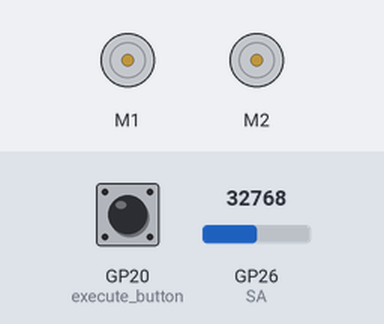
Bench run of a program on a simulated Raspberry Pi Pico running CircuitPython. Parts: 2 × DC motor (green arrow = forward, orange = backward, longer = faster). The test bench sets the inputs (shaded band); at power-on: GP20 (execute_button) HIGH, GP26 (SA) = 32768 (analog values on the 0–65535 scale). What the program prints to the serial console is not drawn.

Above: at 1.2 s.
1.3 s: GP20 (execute_button) pulled LOW for 0.15 s
2.9 s: GP26 (SA) set to 45874
At 4.1 s:
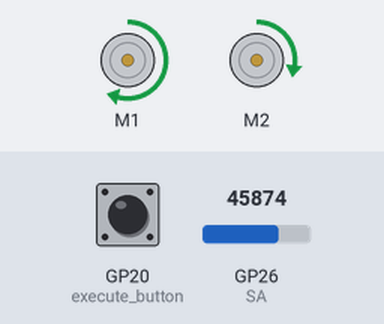
4.4 s: GP26 (SA) set to 55664
5.9 s: GP26 (SA) set to 57024
At 7.1 s:
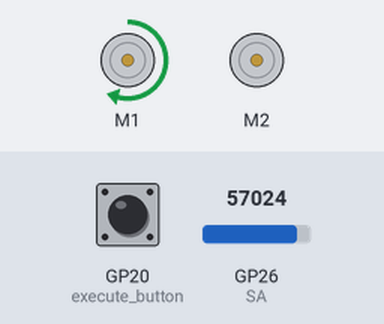
7.4 s: GP26 (SA) set to 19660
At 8.6 s:
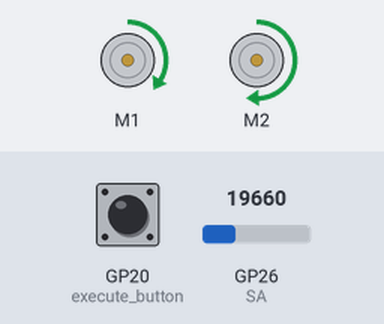
8.9 s: GP26 (SA) set to 17056
10.4 s: GP26 (SA) set to 14720
At 11.0 s:
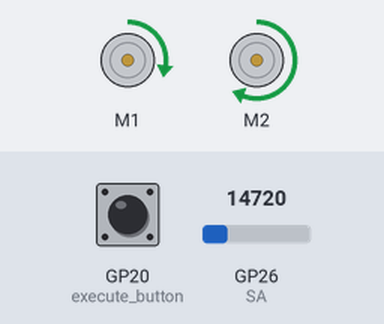
Timing chart, 0 to 12.9 s (numbered marks = the images above; inputs shaded):
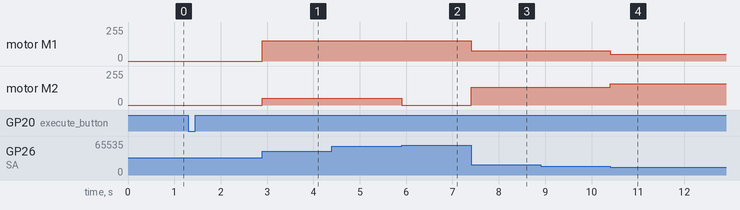

The program:

04_Line_Following.py
```python
'''
Maker Line Following Robot

Reference:
    - https://my.cytron.io/p-maker-line-simplifying-line-sensor-for-beginner
'''
import time
import board
import analogio
import digitalio
import pwmio
from adafruit_motor import motor

# Left Motor
PWM_M1A = board.GP8
PWM_M1B = board.GP9
# Right Motor
PWM_M2A = board.GP10
PWM_M2B = board.GP11

# DC motor setup
pwm_1a = pwmio.PWMOut(PWM_M1A, frequency=10000)
pwm_1b = pwmio.PWMOut(PWM_M1B, frequency=10000)
motorL = motor.DCMotor(pwm_1a, pwm_1b)
pwm_2a = pwmio.PWMOut(PWM_M2A, frequency=10000)
pwm_2b = pwmio.PWMOut(PWM_M2B, frequency=10000)
motorR = motor.DCMotor(pwm_2a, pwm_2b)

# Sensors
SA = analogio.AnalogIn(board.GP26)

# Button setup
execute_button = digitalio.DigitalInOut(board.GP20)
execute_button.direction = digitalio.Direction.INPUT
execute_button.pull = digitalio.Pull.UP

def Robot_Movement(sL, sR):
    motorL.throttle = sL
    motorR.throttle = sR

print("Press GP20 button to start...")

while True:
    if not execute_button.value:  # Button pressed (active low)
        print("Button pressed! Starting line-following robot...")
        while True:
            an = (SA.value * 3.3) / 65536
            print(an)

            if 1.4 < an < 1.5:  # 1.4 - 1.7v
                print("move forward")
                Robot_Movement(0.5, 0.53)
            elif 1.8 < an < 2.2:  # 1.7 - 2.2v
                Robot_Movement(0.5, 0.3)
            elif 0.8 < an < 1.4:  # 0.8 - 1.4v
                Robot_Movement(0.3, 0.53)
            elif 2.2 < an < 2.85:  # 2.2 - 2.85v
                Robot_Movement(0.6, 0.2)
            elif 0.4 < an < 0.8:  # 0.6 - 0.8v
                Robot_Movement(0.2, 0.63)
            elif 2.85 < an < 3.0:  # 2.85 - 3.0v
                Robot_Movement(0.6, 0)
            elif 0.3 < an < 0.4:  # 0.3 - 0.4v
                Robot_Movement(0, 0.64)
            elif an < 0.3 or an > 3:  # <0.3v or >3V
                # Continue without movement
                continue
```

Measured:
- the behaviour switches between 56592 and 56608 on GP26 (SA) (found by bisection; images 1 and 2)
- after the input at 2.9 s, motor M1: stopped → forward 153/255 at once; motor M2: stopped → forward 51/255 at once
- after the input at 5.9 s, motor M2: forward 51/255 → stopped at once
- after the input at 7.4 s, motor M1: forward 153/255 → forward 76/255 at once; motor M2: stopped → forward 135/255 at once
- after the input at 10.4 s, motor M1: forward 76/255 → forward 51/255 at once; motor M2: forward 135/255 → forward 160/255 at once
